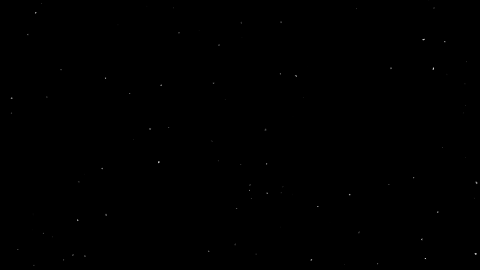
Frame 1 (no input)
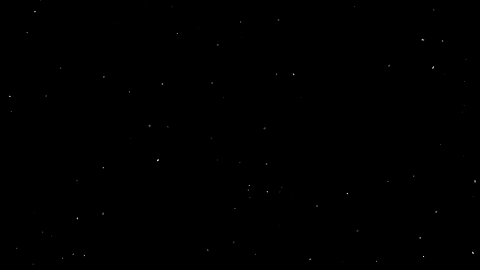
Frame 60 (the mouse pressed at the canvas centre just before this capture)
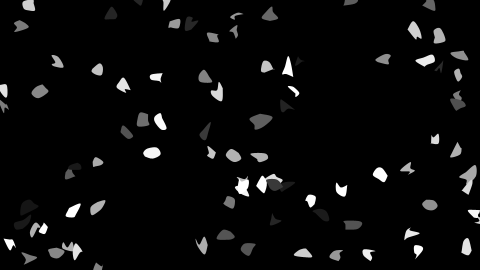
Frame 120 (the mouse held since frame 60 and released just before this capture)

The Processing sketch that drew these frames (run headless with seeded random() and noise(); from frame 60 on, the mouse is pressed at the canvas centre):

// Processing sketch: processing_103580
// ── processing_103580.pde

/* Random Shape Noise for After (Moby) music video
by Roman Random, 2011*/

float shapeShiftSpeed=0.01;    // max speed of variation
int Nshapes=200;
float sizeVar=0.01;          // max variation of size of shapes
//int changeFrame=240;//3121;        // multiple of 24+1 for proper heartbeat
boolean change = false;
float t;                        // time in frames
int bigCounter=0;
int smallCounter=0;

float[] shapeShift= new float[Nshapes];  //create array for personalized shifting
float[] xposShift= new float[Nshapes];  //create arrays for position shifting
float[] yposShift= new float[Nshapes];  //create arrays for position shifting

float[] fillYou= new float[Nshapes];
float[] scaleDown= new float[Nshapes];   // create array for initial scale downs
float[] angleStart= new float[Nshapes];   // create array for initial rotations

float[] point1x = new float[Nshapes];    // create arrays for curve points
float[] point1y = new float[Nshapes];
float[] point2x = new float[Nshapes];    
float[] point2y = new float[Nshapes];
float[] point3x = new float[Nshapes];    
float[] point3y = new float[Nshapes];
float[] point4x = new float[Nshapes];    
float[] point4y = new float[Nshapes];
float[] point5x = new float[Nshapes];    
float[] point5y = new float[Nshapes];
float[] point6x = new float[Nshapes];    
float[] point6y = new float[Nshapes];

float[] positionX= new float[Nshapes];  // create arrays for shape positions
float[] positionY= new float[Nshapes];  

int count = 0;

void setup(){
size(480,270);
smooth();
frameRate(24);

for (int i=0; i < Nshapes; i++) {        // Fill with random positions
  positionX[i]= random(width*1.5);
  positionY[i]= random(height*1.5);
}

for (int i=0; i < Nshapes; i++) {        // Fill with random points
point1x[i]= random(0,width*2/4);
point1y[i]= random(-height*3/4,-height*1/4);
point2x[i]= random(0,width*3/4);
point2y[i]= random(-height*1/4,height*1/4);
point3x[i]= random(0,width*2/4);
point3y[i]= random(height*1/4,height*3/4);
point4x[i]= random(-width*2/4,0);
point4y[i]= random(height*1/4,height*3/4);
point5x[i]= random(-width*3/4,0);
point5y[i]= random(-height*1/4,height*1/4);
point6x[i]= random(-width*2/4,0);
point6y[i]= random(-height*3/4,-height*1/4);
  }
}

void draw(){

background(0);
noStroke();
t=frameCount;      // time in frames

// draw shapes
for (int i=0; i < Nshapes; i++) { 
  
  shapeShift[i]+=random(shapeShiftSpeed);
  xposShift[i]+=random(shapeShiftSpeed*10);
  yposShift[i]+=random(shapeShiftSpeed*10);
  
  positionX[i]+=noise(xposShift[i])-0.5;          // Update position of shapes  
  positionY[i]+=noise(yposShift[i])-0.5;
  
  pushMatrix();
  translate(positionX[i],positionY[i]);    // Translate to random position
  
  if (t==1){
    fillYou[i]=random(0,255);              // set initial fill
    scaleDown[i]=random(0.001,0.005);
    angleStart[i]=random(TWO_PI);
    fill(fillYou[i]);
    scale(scaleDown[i]);                      // Scale and rotate randomly the first time
    rotate(angleStart[i]);                        
  }else if (!change){                          // behaviour before specified frame
    fillYou[i]+=(noise(shapeShift[i])-0.5);
    scaleDown[i]+=(noise(shapeShift[i])-0.5)/(100/sizeVar);     
    angleStart[i]+=(noise(shapeShift[i])-0.5)*0.2;
    fill(fillYou[i]);
    scale(scaleDown[i]);
    rotate(angleStart[i]);
  }else{
    count++;
    fillYou[i]+=0.00005*pow(count * .01,2);      // Exponential growth and brightening 
    scaleDown[i]+=0.0000001*pow(count * .01,2);
    angleStart[i]+=noise(shapeShift[i]/10)*0.02;
    if (fillYou[i] > 255){
      fill(255);
    }else{
        fill(fillYou[i]);
      }
    //println(frameCount-changeFrame);
    scale(scaleDown[i]*map(heart(0),-1,0,0.7,1));
    rotate(angleStart[i]);
  }
    //println(heart(0));
    point1x[i]+=random(-16/3,16/3);    // update shape of shapes
    point1y[i]+=random(-9/3,9/3);
    point2x[i]+=random(-16/3,16/3);
    point2y[i]+=random(-9/3,9/3);
    point3x[i]+=random(-16/3,16/3);
    point3y[i]+=random(-9/3,9/3);
    point4x[i]+=random(-16/3,16/3);
    point4y[i]+=random(-9/3,9/3);
    point5x[i]+=random(-16/3,16/3);
    point5y[i]+=random(-9/3,9/3);
    point6x[i]+=random(-16/3,16/3);
    point6y[i]+=random(-9/3,9/3);
    
    beginShape();
    curveVertex(point1x[i],point1y[i]);
    curveVertex(point1x[i],point1y[i]);
    curveVertex(point2x[i],point2y[i]);
    curveVertex(point3x[i],point3y[i]);
    curveVertex(point4x[i],point4y[i]);
    curveVertex(point5x[i],point5y[i]);
    curveVertex(point6x[i],point6y[i]);
    curveVertex(point1x[i],point1y[i]);
    curveVertex(point1x[i],point1y[i]);
    endShape();
  popMatrix();
}
}

// love function

float heart(float beat){        
   float bT=1;
   float sT=bT/2;
   float bF=4;
   float sF=bF*2;
   float tSec;
   float pt;
   float bigBeat;
   float smallBeat;
   float pBigBeat;
   float pSmallBeat;
      
   tSec=t/24;
   pt=(t-1)/24;
   
   bigBeat=sin(TWO_PI*tSec/bT);
   pBigBeat=sin(TWO_PI*pt/bT);
   
   if (bigBeat>=0 && pBigBeat<=0 && bigBeat!=pBigBeat) {bigCounter++;}
   if (bigBeat<=0 && pBigBeat>=0 && bigBeat!=pBigBeat) {bigCounter++;}
  
   smallBeat=sin(TWO_PI*tSec/sT+PI);
   pSmallBeat=sin(TWO_PI*pt/sT+PI);
   if (smallBeat>=0 && pSmallBeat<=0 && smallBeat!=pSmallBeat){smallCounter++;}
   if (smallBeat<=0 && pSmallBeat>=0 && smallBeat!=pSmallBeat){smallCounter++;}
  
   if ((bigCounter/Nshapes)%bF==0){beat=bigBeat;}                  // if counter is multiple, write data. 
   if ((smallCounter/Nshapes)%sF==0){beat=smallBeat;}              // counter/number of shapes because called from for
   else beat=0;
   
   return beat;
   
 }

void mousePressed() {
  change = true;
}
